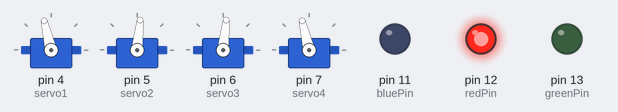
Bench run of a sketch on a simulated Arduino Uno, built with avr-gcc and run on an emulated ATmega328P. Shown: 4 × servo, output pins drawn as LEDs (lit = HIGH).

Above: at 0.05 s.
At 4.35 s:
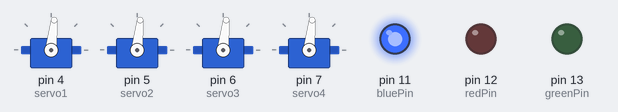
Timing chart, 0 to 5.7 s (numbered marks = the images above):
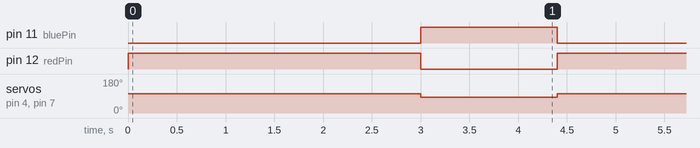

The sketch:

MultipleServoTest.ino
```cpp
#include <Servo.h>

Servo servo1, servo2, servo3, servo4;
int redPin = 12;
int greenPin = 13;
int bluePin = 11;

void setup(){
    // Pin setup
  	servo1.attach(4);
  	servo2.attach(5);
  	servo3.attach(6);
  	servo4.attach(7);
    pinMode(redPin, OUTPUT);
    pinMode(greenPin, OUTPUT);
    pinMode(bluePin, OUTPUT);
}

void setColor(int red, int green, int blue){
    analogWrite(redPin, red);
    analogWrite(greenPin, green);
    analogWrite(bluePin, blue);
}

void forward(int d){
    setColor(255,0,0);  // RED
    servo1.write(103);
    servo2.write(84);
    servo3.write(84);
    servo4.write(103);
    delay(d);
}

void reverse(int d){
    servo1.write(94);
    servo2.write(103);
    servo3.write(103);
    servo4.write(84);
    delay(d);
}

void turnLeft(int d){
    setColor(0,0,255);  // BLUE
    servo1.write(84);
    servo2.write(84);
    servo3.write(84);
    servo4.write(84);
    delay(d);
}

void turnRight(int d){
    servo1.write(103);
    servo2.write(103);
    servo3.write(103);
    servo4.write(103);
    delay(d);
}

void loop(){
    // Program sequence here
    forward(3000);
    turnLeft(1400);
}
```

Measured:
- by itself, pin 11 (bluePin): alternates HIGH for 1.4 s and LOW for 3.0 s
- by itself, pin 12 (redPin): alternates HIGH for 3.0 s and LOW for 1.4 s
- by itself, servo on pin 4 (servo1), servo on pin 7 (servo4): alternates 103° for 3.0 s and 84° for 1.4 s
